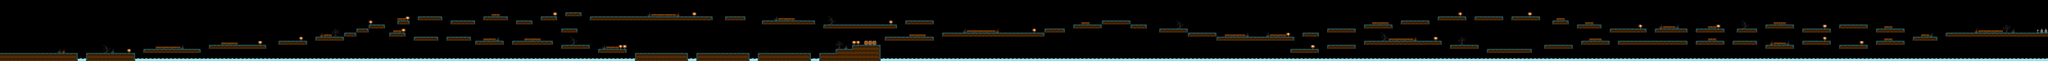

Rendered tile map (Tiled .tmx) drawn with the repository's tilesets; below, a short description and the map source with its tile grids summarised:
An orthogonal 500x15 tile map with 70x70 px tiles, 2 tile layers (Tile Layer 1, Tile Layer 2) and 232 objects (123x Item, 80x Floor, 16x Enemy, 6x DieZone, 5x EffectItem, ...).

<map version="1.0" orientation="orthogonal" renderorder="right-down" width="500" height="15" tilewidth="70" tileheight="70">
 <tileset firstgid="1" name="sprites2" tilewidth="70" tileheight="70">
  <image source="sprites2.png" width="512" height="512" />
 </tileset>
 <layer name="Tile Layer 1" width="500" height="15">
  <data>[7500 cells, 189 non-empty, 14 distinct tile ids]</data>
 </layer>
 <layer name="Tile Layer 2" width="500" height="15">
  <data>[7500 cells, 1178 non-empty, 12 distinct tile ids]</data>
 </layer>
 <objectgroup name="Objects">
  <object name="Floor" type="Floor" x="0" y="910" width="1330" height="140">
   <properties>
    <property name="CollisionBitmask" value="3" />
   </properties>
  </object>
  <object name="Floor" type="Floor" x="1470" y="910" width="840" height="140">
   <properties>
    <property name="CollisionBitmask" value="3" />
   </properties>
  </object>
  <object name="Floor" type="Floor" x="2450" y="840" width="980" height="70">
   <properties>
    <property name="CollisionBitmask" value="3" />
   </properties>
  </object>
  <object name="Floor" type="Floor" x="3570" y="770" width="980" height="70">
   <properties>
    <property name="CollisionBitmask" value="3" />
   </properties>
  </object>
  <object name="Floor" type="Floor" x="4760" y="700" width="490" height="70">
   <properties>
    <property name="CollisionBitmask" value="3" />
   </properties>
  </object>
  <object name="Floor" type="Floor" x="5390" y="630" width="490" height="70">
   <properties>
    <property name="CollisionBitmask" value="3" />
   </properties>
  </object>
  <object name="Floor" type="Floor" x="5880" y="560" width="210" height="70">
   <properties>
    <property name="CollisionBitmask" value="3" />
   </properties>
  </object>
  <object name="Floor" type="Floor" x="6090" y="490" width="210" height="70">
   <properties>
    <property name="CollisionBitmask" value="3" />
   </properties>
  </object>
  <object name="Floor" type="Floor" x="6300" y="420" width="280" height="70">
   <properties>
    <property name="CollisionBitmask" value="3" />
   </properties>
  </object>
  <object name="Floor" type="Floor" x="6790" y="350" width="210" height="70">
   <properties>
    <property name="CollisionBitmask" value="3" />
   </properties>
  </object>
  <object name="Floor" type="Floor" x="6650" y="560" width="280" height="70">
   <properties>
    <property name="CollisionBitmask" value="3" />
   </properties>
  </object>
  <object name="Floor" type="Floor" x="7070" y="630" width="420" height="70">
   <properties>
    <property name="CollisionBitmask" value="3" />
   </properties>
  </object>
  <object name="Floor" type="Floor" x="7140" y="280" width="420" height="70">
   <properties>
    <property name="CollisionBitmask" value="3" />
   </properties>
  </object>
  <object name="Floor" type="Floor" x="7700" y="350" width="420" height="70">
   <properties>
    <property name="CollisionBitmask" value="3" />
   </properties>
  </object>
  <object name="Floor" type="Floor" x="7630" y="630" width="420" height="70">
   <properties>
    <property name="CollisionBitmask" value="3" />
   </properties>
  </object>
  <object name="Floor" type="Floor" x="8120" y="700" width="490" height="70">
   <properties>
    <property name="CollisionBitmask" value="3" />
   </properties>
  </object>
  <object name="Floor" type="Floor" x="8260" y="280" width="420" height="70">
   <properties>
    <property name="CollisionBitmask" value="3" />
   </properties>
  </object>
  <object name="Floor" type="Floor" x="8820" y="350" width="280" height="70">
   <properties>
    <property name="CollisionBitmask" value="3" />
   </properties>
  </object>
  <object name="Floor" type="Floor" x="8750" y="700" width="700" height="70">
   <properties>
    <property name="CollisionBitmask" value="3" />
   </properties>
  </object>
  <object name="Floor" type="Floor" x="9240" y="280" width="280" height="70">
   <properties>
    <property name="CollisionBitmask" value="3" />
   </properties>
  </object>
  <object name="Floor" type="Floor" x="9660" y="210" width="280" height="70">
   <properties>
    <property name="CollisionBitmask" value="3" />
   </properties>
  </object>
  <object name="Floor" type="Floor" x="9590" y="490" width="280" height="70">
   <properties>
    <property name="CollisionBitmask" value="3" />
   </properties>
  </object>
  <object name="Floor" type="Floor" x="9590" y="770" width="490" height="70">
   <properties>
    <property name="CollisionBitmask" value="3" />
   </properties>
  </object>
  <object name="Floor" type="Floor" x="10080" y="280" width="2100" height="70">
   <properties>
    <property name="CollisionBitmask" value="3" />
   </properties>
  </object>
  <object name="Floor" type="Floor" x="10220" y="840" width="490" height="70">
   <properties>
    <property name="CollisionBitmask" value="3" />
   </properties>
  </object>
  <object name="Floor" type="Floor" x="10850" y="910" width="910" height="140">
   <properties>
    <property name="CollisionBitmask" value="3" />
   </properties>
  </object>
  <object name="Floor" type="Floor" x="11900" y="910" width="910" height="140">
   <properties>
    <property name="CollisionBitmask" value="3" />
   </properties>
  </object>
  <object name="Floor" type="Floor" x="12390" y="280" width="350" height="70">
   <properties>
    <property name="CollisionBitmask" value="3" />
   </properties>
  </object>
  <object name="Floor" type="Floor" x="13020" y="350" width="910" height="70">
   <properties>
    <property name="CollisionBitmask" value="3" />
   </properties>
  </object>
  <object name="Floor" type="Floor" x="12950" y="910" width="910" height="140">
   <properties>
    <property name="CollisionBitmask" value="3" />
   </properties>
  </object>
  <object name="Floor" type="Floor" x="14000" y="910" width="280" height="140">
   <properties>
    <property name="CollisionBitmask" value="3" />
   </properties>
  </object>
  <object name="Floor" type="Floor" x="14280" y="840" width="280" height="210">
   <properties>
    <property name="CollisionBitmask" value="3" />
   </properties>
  </object>
  <object name="Floor" type="Floor" x="14560" y="770" width="490" height="280">
   <properties>
    <property name="CollisionBitmask" value="3" />
   </properties>
  </object>
  <object name="Floor" type="Floor" x="14770" y="700" width="210" height="70">
   <properties>
    <property name="CollisionBitmask" value="3" />
   </properties>
  </object>
  <object name="Floor" type="Floor" x="14070" y="420" width="1260" height="70">
   <properties>
    <property name="CollisionBitmask" value="3" />
   </properties>
  </object>
  <object name="Floor" type="Floor" x="15470" y="350" width="490" height="70">
   <properties>
    <property name="CollisionBitmask" value="3" />
   </properties>
  </object>
  <object name="Floor" type="Floor" x="15120" y="630" width="840" height="70">
   <properties>
    <property name="CollisionBitmask" value="3" />
   </properties>
  </object>
  <object name="Floor" type="Floor" x="16100" y="560" width="1750" height="70">
   <properties>
    <property name="CollisionBitmask" value="3" />
   </properties>
  </object>
  <object name="Floor" type="Floor" x="17850" y="490" width="350" height="70">
   <properties>
    <property name="CollisionBitmask" value="3" />
   </properties>
  </object>
  <object name="Floor" type="Floor" x="18340" y="420" width="490" height="70">
   <properties>
    <property name="CollisionBitmask" value="3" />
   </properties>
  </object>
  <object name="Floor" type="Floor" x="18830" y="350" width="490" height="70">
   <properties>
    <property name="CollisionBitmask" value="3" />
   </properties>
  </object>
  <object name="Floor" type="Floor" x="19320" y="420" width="280" height="70">
   <properties>
    <property name="CollisionBitmask" value="3" />
   </properties>
  </object>
  </objectgroup>
</map>
<!-- 190 of 232 objects omitted -->
